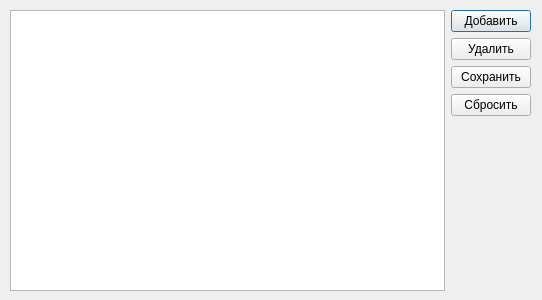
<?xml version="1.0" encoding="UTF-8"?>
<ui version="4.0">
 <class>QuestionTypeDialog</class>
 <widget class="QDialog" name="QuestionTypeDialog">
  <property name="geometry">
   <rect>
    <x>0</x>
    <y>0</y>
    <width>542</width>
    <height>300</height>
   </rect>
  </property>
  <property name="windowTitle">
   <string>Dialog</string>
  </property>
  <widget class="QWidget" name="horizontalLayoutWidget">
   <property name="geometry">
    <rect>
     <x>10</x>
     <y>10</y>
     <width>521</width>
     <height>281</height>
    </rect>
   </property>
   <layout class="QHBoxLayout" name="horizontalLayout">
    <item>
     <widget class="QTableView" name="tableView"/>
    </item>
    <item>
     <layout class="QVBoxLayout" name="verticalLayout">
      <item>
       <widget class="QPushButton" name="pushButtonAdd">
        <property name="text">
         <string>Добавить</string>
        </property>
       </widget>
      </item>
      <item>
       <widget class="QPushButton" name="pushButtonDelete">
        <property name="text">
         <string>Удалить</string>
        </property>
       </widget>
      </item>
      <item>
       <widget class="QPushButton" name="pushButtonSave">
        <property name="text">
         <string>Сохранить</string>
        </property>
       </widget>
      </item>
      <item>
       <widget class="QPushButton" name="pushButtonReset">
        <property name="text">
         <string>Сбросить</string>
        </property>
       </widget>
      </item>
      <item>
       <spacer name="verticalSpacer">
        <property name="orientation">
         <enum>Qt::Vertical</enum>
        </property>
        <property name="sizeHint" stdset="0">
         <size>
          <width>20</width>
          <height>40</height>
         </size>
        </property>
       </spacer>
      </item>
     </layout>
    </item>
   </layout>
  </widget>
 </widget>
 <resources/>
 <connections/>
</ui>
